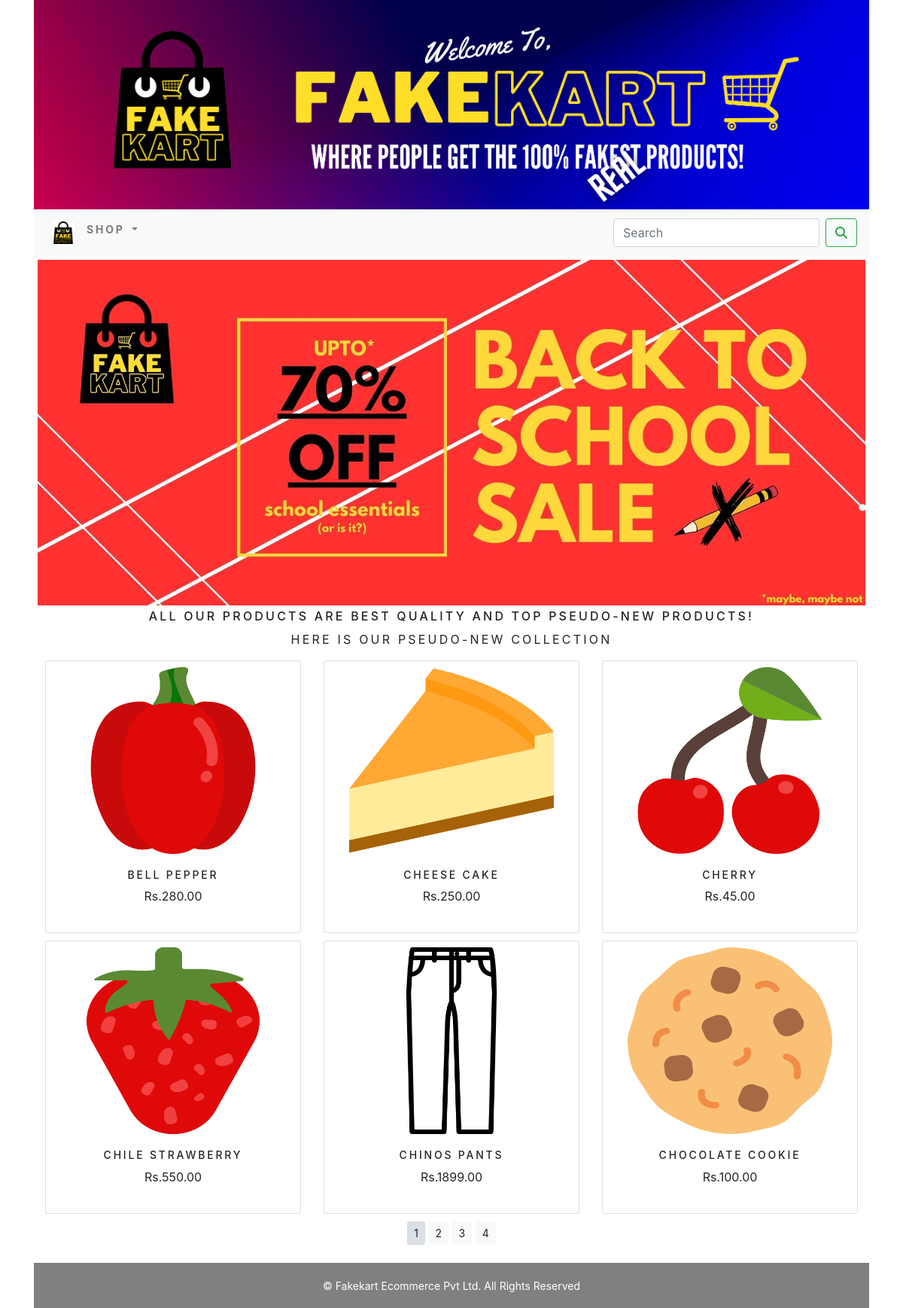
The page / on the database its author committed.
### Fakekartapp/models.py (models this page shows, shortened)
class product(models.Model):
    name = models.CharField(max_length=250, unique=True)
    slug = models.SlugField(max_length=250, unique=True)
    desc = models.TextField(blank=True)
    image = models.ImageField(upload_to='product', blank=True)
    price = models.DecimalField(max_digits=8, decimal_places=2)
    updated = models.DateTimeField(auto_now=True)
    stock = models.IntegerField()
    available = models.BooleanField(default=True)
    created = models.DateTimeField(auto_now_add=True)
    category = models.ForeignKey(category, on_delete=models.CASCADE)
    def get_url(self):
        return reverse('Fakekartapp:procatdetail', args=[self.category.slug, self.slug])
    class Meta:
        ordering = ('name',)
        verbose_name = 'product'
        verbose_name_plural = 'products'

### Fakekartapp/views.py (the view)
# urls.py: path('', views.AllProdCat , name='AllProdCat'),
def AllProdCat(request, c_slug=None):
    c_page = None
    p_page = None
    if c_slug != None:
        c_page = get_object_or_404(category, slug=c_slug)
        p_page = product.objects.all().filter(category=c_page, available=True)
    else:
        p_page = product.objects.all().filter(available=True)
    paginator=Paginator(p_page,6)
    try:
        page=int(request.GET.get('page','1'))
    except:
        page=1
    try:
        products=paginator.page(page)
    except (EmptyPage,InvalidPage):
        products=paginator.page(paginator.num_pages)
    return render(request, 'category.html', {'cate': c_page, 'prod': products})

### Fakekartapp/context_processors.py (called while the page is built)
def menu_links(request):
    links = category.objects.all()
    return dict(links=links)

### Fakekartapp/models.py (called while the page is built)
    def get_url(self):
        return reverse('Fakekartapp:PbyC', args=[self.slug])

### cart/context_processors.py (called while the page is built)
def counter(request):
    itemcount=0
    if 'admin' in request.path:
        return {}
    else:
        try:
            mycart=cart.objects.filter(cart_id=_cart_id(request))
            mycartitem=Cartitem.objects.all().filter(cart=mycart[:1])
            for cartitem in mycartitem:
                itemcount += cartitem.quantity
        except cart.DoesNotExist:
            itemcount =0
    return dict(itemcount=itemcount)

### cart/views.py (called while the page is built)
def _cart_id(request):
    cartses=request.session.session_key
    if not cartses:
        cartses= request.session.create()
    return cartses

### templates/category.html (shortened to what this page needs)
{% extends 'base.html' %}
{% load static %}
{% block content %}
<div class="mx-auto ">
  {% if cate %}
  <img class="my_image" src="{{ cate.image.url }}" alt="{{ cate.name }}" >
</div>
  <br>
<div>
  <h1 class="text-center my_title">{{ cate.name }}</h1>
  <p class="text-justify">{{ cate.desc }}</p>
</div>
{% else %}
<img class="my_image my_image_padding" src="{% static 'img/offer.jpg' %}" alt="Banner Image" width="100%" >
<div>
  <h1 class="text-center my_title">All our products are best quality and top Pseudo-new products!</h1>
  <p class=" my_subhead text-justify text-center ">Here is our Pseudo-new collection</p>
</div>
{% endif %}
<div class="container ">
  <div class="row ">
    {% for prod in prod.object_list %}
    <div class="my_bottom_margin col-9  col-sm-12 col-md-4 col-lg-4">
      <div class="card text-center" style="min-width:18rem;" >
        <a href="{{prod.get_url}}"><img class="card-image-top my_image_inhome" src="{{prod.image.url}}" alt="{{ prod.name}}" ></a>
        <div class="card-body">
          <h4>{{ prod.name}}</h4> <p> Rs.{{ prod.price}}</p>
        </div>
      </div>
    </div>
    {% endfor %}
  </div>
  <div class="mx-auto">
    {% if prod.paginator.num_pages > 1 %}
    <div class="text-center">
      {% for pg in prod.paginator.page_range  %}
      <a href="?page={{pg}}" class="btn btn-light btn-sm {% if prod.number == pg %} active {% endif %}">{{pg}}</a>
      {% endfor %}
    </div>
    {% endif %}
  </div>
  <br>
</div>
{% endblock %}

### templates/base.html (shortened to what this page needs)
{% load static %}
<!DOCTYPE html>
<html lang="en">
<head>
    <link rel="stylesheet" href="{% static 'css/bootstrap.min.css' %}">
    <link rel="stylesheet" href="{% static 'css/custom.css' %}">
</head>
<body>
    <div class="container">
        {% include 'header.html' %}
        {% include 'navbar.html' %}
        {% block content %}
        {% endblock %}
    </div>
    {% include 'footer.html' %}
</body>
</html>

### templates/header.html
{% load static %}
<header>
    <center>
        <a href="{% url 'Fakekartapp:AllProdCat' %}"> <img class"logban" src="{% static 'img/logoban.jpg' %}" alt="logoimage" width="100%" height="100%"> </a>
    </center>
</header>

### templates/navbar.html (shortened to what this page needs)
{% load static %}
<nav class="navbar navbar-expand-lg navbar-light bg-light">
  <div class="collapse navbar-collapse" id="navbarSupportedContent">
    <ul class="navbar-nav mr-auto">
      <li class="nav-item active">
        <a class="nav-link" href="{%url 'Fakekartapp:AllProdCat' %}"><img src="{% static 'img/FAKEKART LOGO.png' %}" alt="logoimage" width="30px" height="30px"> <span class="sr-only">(current)</span></a>
      </li>
      <li class="nav-item dropdown {% if 'Fakekartapp' in request.path %} active {% endif %}">
        <a class="nav-link dropdown-toggle font-weight-bold" href="#" id="navbarDropdown" role="button" data-toggle="dropdown" aria-haspopup="true" aria-expanded="false">
          Shop
        </a>
      </li>
    </ul>
    <form class="form-inline my-2 my-lg-0" action=" {% url 'search_app:search_result' %}" method="get">
      <input class="form-control mr-sm-2" type="search" placeholder="Search" name="q"aria-label="Search">
      <button class="btn btn-outline-success my-2 my-sm-0" type="submit"><i class="fa fa-search" ></i></button>
    </form>
  </div>
</nav>

### templates/footer.html
<div class="footer navbar-fixed-bottom my_footer">
    <p class="text-center">&copy; Fakekart Ecommerce Pvt Ltd. All Rights Reserved</p>
</div>

### static/css/custom.css (style rules this page uses)
.nav-item { letter-spacing:.2em; font-size:14px; text-transform:uppercase; }
.my_footer { background-color:grey; height:60px; }
.my_footer p { padding-top:20px; font-size: 14px; color:white; }
.my_image { width:100%; height:auto; }
.my_title { font-size:16px; text-transform:uppercase; letter-spacing:.2em; }
.my_image_padding { padding:5px; }
.my_subhead { font-size: 16px; text-transform:uppercase; letter-spacing:.2em; }
.my_bottom_margin { margin-bottom:10px; }
.card-body h4 { font-size: 14px; text-transform: uppercase; letter-spacing: .2em; }
.my_image_inhome { width:17rem; height: 16rem; padding-top: .5rem; }

### rows shown on the page
product: image (picture), name "BELL PEPPER", price "280.00"
product: image (picture), name "CHEESE CAKE", price "250.00"
product: image (picture), name "CHERRY", price "45.00"
product: image (picture), name "CHILE STRAWBERRY", price "550.00"
product: image (picture), name "CHINOS PANTS", price "1899.00"
product: image (picture), name "CHOCOLATE COOKIE", price "100.00"

### other values the page prints
{{ pg }} "1" "2" "3" "4"
